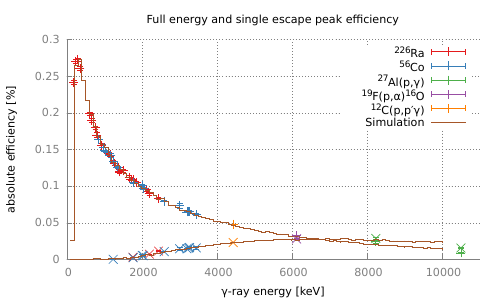

This chart was generated by the following gnuplot code:
reset

set terminal pdf enhanced font 'Calibri'
set key top right
set key spacing 1.1

set title "Full energy and single escape peak efficiency"

set style line  1 lt 1 lw 2 lc rgb '#E41A1C' # red
set style line  2 lt 1 lw 2 lc rgb '#377EB8' # blue
set style line  3 lt 1 lw 2 lc rgb '#4DAF4A' # green
set style line  4 lt 1 lw 2 lc rgb '#984EA3' # purple
set style line  5 lt 1 lw 2 lc rgb '#FF7F00' # orange
set style line  6 lt 1 lw 2 lc rgb '#FFFF33' # yellow
set style line  7 lt 1 lw 2 lc rgb '#A65628' # brown
set style line  8 lt 1 lw 2 lc rgb '#F781BF' # pink

set style line 11 lt 2 lw 1.5 lc rgb '#E41A1C' # red
set style line 12 lt 2 lw 2 lc rgb '#377EB8' # blue
set style line 13 lt 2 lw 2 lc rgb '#4DAF4A' # green
set style line 14 lt 2 lw 2 lc rgb '#984EA3' # purple
set style line 15 lt 2 lw 2 lc rgb '#FF7F00' # orange
set style line 16 lt 2 lw 2 lc rgb '#FFFF33' # yellow
set style line 17 lt 2 lw 2 lc rgb '#A65628' # brown
set style line 18 lt 2 lw 2 lc rgb '#F781BF' # pink


set style line 111 lc rgb '#808080' lt 1
set border 3 back ls 111
set tics nomirror
set style line 112 lc rgb '#808080' lt 0 lw 1
set grid back ls 112

set ylabel 'absolute efficiency [%]'
set xlabel 'γ-ray energy [keV]'

set xrange [0:11000]
set yrange [0:*]

set output "example.pdf"

plot \
	'226Ra.dat'  u 1:6:7 with yerrorbars ls 1 title '^{226}Ra', \
	'56Co.dat'    u 1:6:7 with yerrorbars ls 2 title '^{56}Co', \
	'27Al-pg.dat' u 1:6:7 with yerrorbars ls 3 title '^{27}Al(p,γ)', \
	'16O.dat'     u 1:6:7 with yerrorbars ls 4 title '^{19}F(p,α)^{16}O', \
	'12C.dat'     u 1:6:7 with yerrorbars ls 5 title '^{12}C(p,p′γ)', \
	'Simulation.dat' u 1:($2*100) with steps ls 7 title 'Simulation', \
	'226Ra.dat'   u 1:11:12 with yerrorbars ls 11 notitle, \
	'56Co.dat'    u 1:11:12 with yerrorbars ls 12 notitle, \
	'27Al-pg.dat' u 1:11:12 with yerrorbars ls 13 notitle, \
	'16O.dat'     u 1:11:12 with yerrorbars ls 14 notitle, \
	'12C.dat'     u 1:11:12 with yerrorbars ls 15 notitle, \
	'Simulation.dat' u 1:($3*100) with steps ls 17 notitle

unset output
